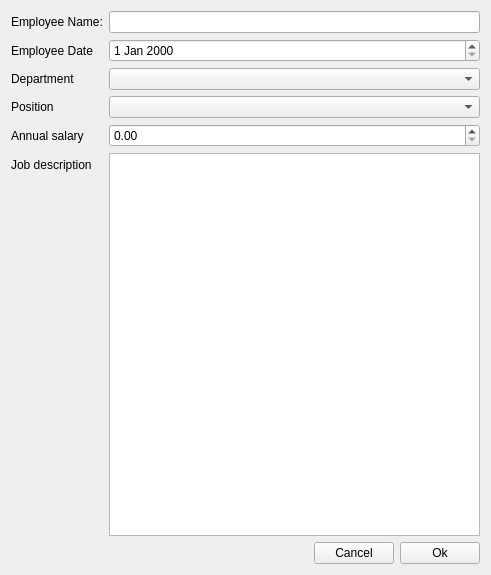
<?xml version="1.0" encoding="UTF-8"?>
<ui version="4.0">
 <class>LayoutLabel</class>
 <widget class="QWidget" name="LayoutLabel">
  <property name="geometry">
   <rect>
    <x>0</x>
    <y>0</y>
    <width>491</width>
    <height>575</height>
   </rect>
  </property>
  <property name="windowTitle">
   <string>Form</string>
  </property>
  <layout class="QVBoxLayout" name="verticalLayout">
   <item>
    <layout class="QFormLayout" name="formLayout">
     <item row="0" column="0">
      <widget class="QLabel" name="label">
       <property name="text">
        <string>Employee Name:</string>
       </property>
      </widget>
     </item>
     <item row="0" column="1">
      <widget class="QLineEdit" name="lineEdit"/>
     </item>
     <item row="1" column="0">
      <widget class="QLabel" name="label_2">
       <property name="text">
        <string>Employee Date</string>
       </property>
      </widget>
     </item>
     <item row="1" column="1">
      <widget class="QDateEdit" name="dateEdit"/>
     </item>
     <item row="2" column="0">
      <widget class="QLabel" name="label_3">
       <property name="text">
        <string>Department</string>
       </property>
      </widget>
     </item>
     <item row="2" column="1">
      <widget class="QComboBox" name="comboBox"/>
     </item>
     <item row="3" column="0">
      <widget class="QLabel" name="label_4">
       <property name="text">
        <string>Position</string>
       </property>
      </widget>
     </item>
     <item row="3" column="1">
      <widget class="QComboBox" name="comboBox_2"/>
     </item>
     <item row="4" column="0">
      <widget class="QLabel" name="label_5">
       <property name="text">
        <string>Annual salary</string>
       </property>
      </widget>
     </item>
     <item row="4" column="1">
      <widget class="QDoubleSpinBox" name="doubleSpinBox"/>
     </item>
     <item row="5" column="0">
      <widget class="QLabel" name="label_6">
       <property name="text">
        <string>Job description</string>
       </property>
      </widget>
     </item>
     <item row="5" column="1">
      <widget class="QTextEdit" name="textEdit"/>
     </item>
    </layout>
   </item>
   <item>
    <layout class="QHBoxLayout" name="horizontalLayout">
     <item>
      <spacer name="horizontalSpacer">
       <property name="orientation">
        <enum>Qt::Orientation::Horizontal</enum>
       </property>
       <property name="sizeHint" stdset="0">
        <size>
         <width>148</width>
         <height>20</height>
        </size>
       </property>
      </spacer>
     </item>
     <item>
      <widget class="QPushButton" name="pushButton">
       <property name="text">
        <string>Cancel</string>
       </property>
      </widget>
     </item>
     <item>
      <widget class="QPushButton" name="pushButton_2">
       <property name="text">
        <string>Ok</string>
       </property>
      </widget>
     </item>
    </layout>
   </item>
  </layout>
 </widget>
 <resources/>
 <connections/>
</ui>
